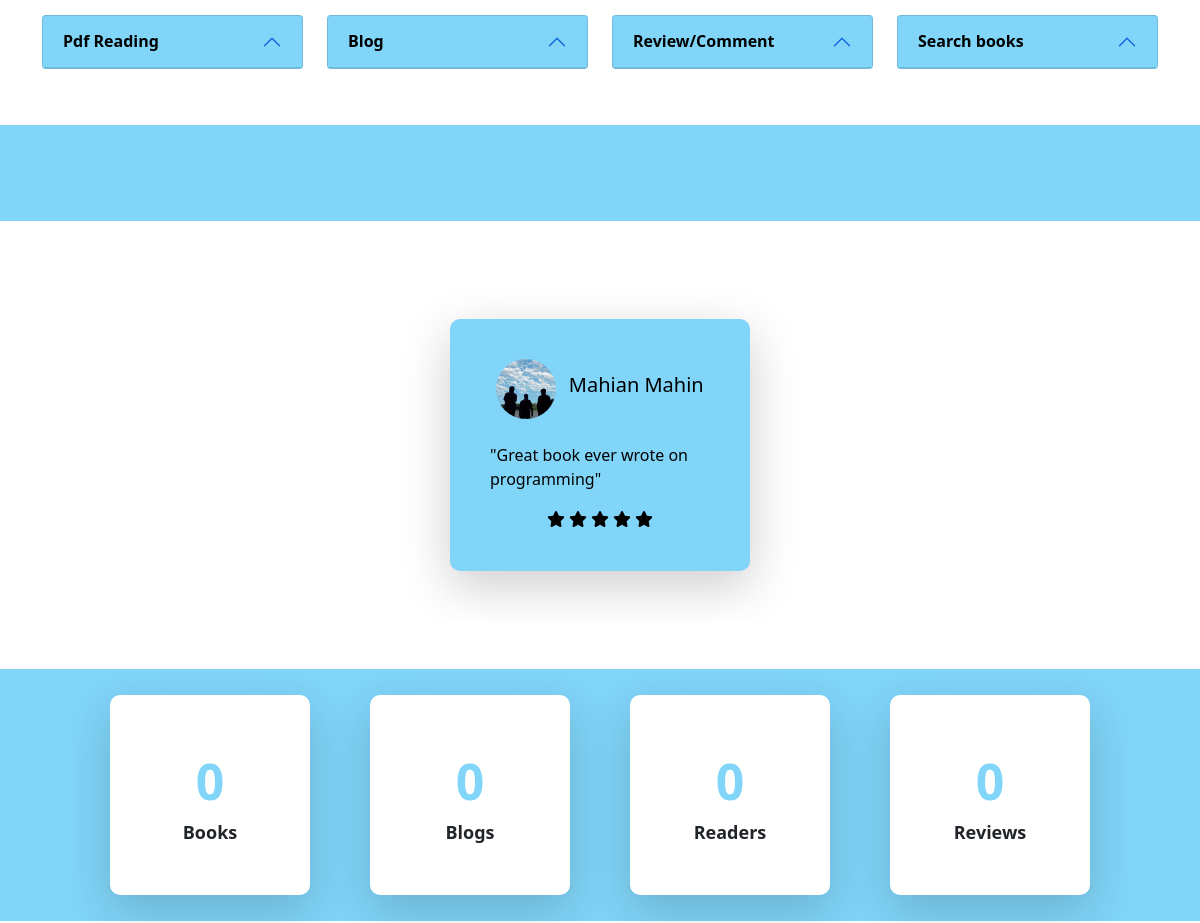
/ (middle part), run on an earlier commit of the app's database.
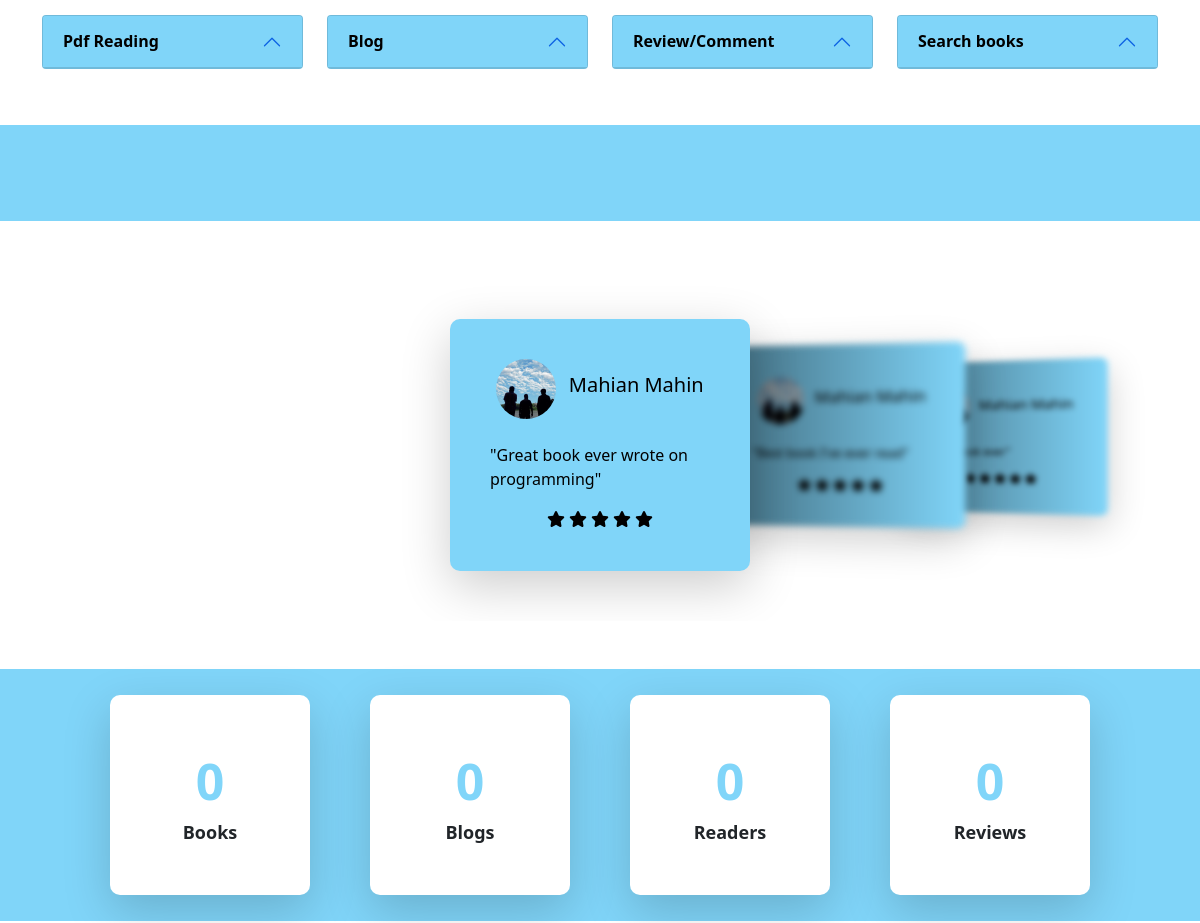
And on a later commit of the database.
### bookHub_app/models.py (models this page shows)
class BooksReview(models.Model):
    book = models.ForeignKey(Books, on_delete=models.CASCADE)
    user = models.ForeignKey(User, on_delete=models.CASCADE)
    review = models.CharField(max_length=250, null=True, blank=True)
    star = models.IntegerField(default=0, null=True)

### user_app/models.py (models this page shows)
class UserProfile(models.Model):
    user = models.OneToOneField(User, on_delete=models.CASCADE, related_name='profile')
    profile_pic = models.ImageField(upload_to='users',default='user.jpg')
    address = models.CharField(max_length=50,null=True, blank=True)
    occupation = models.CharField(max_length=50,null=True, blank=True)
    bio = models.TextField(max_length=255, null=True, blank=True)

### bookHub_app/views.py (the view)
# urls.py: path('', home, name="home"),
def home(request):
    reviews = BooksReview.objects.all()
    quotes = Quote.objects.all()
    books = Books.objects.all()
    blogs = Blogs.objects.all()
    users = UserProfile.objects.all()
    context = {
        "home": "active",
        "reviews": reviews,
        "quotes": quotes,
        "books_len": len(books),
        "blogs_len": len(blogs),
        "users_len": len(users),
        "reviews_len": len(reviews)
    }
    return render(request, 'index.html', context)

### templates/index.html (shortened to what the changed rows need)
{% extends 'main.html' %}
{% load static %}
{% block content %}
    <section id="features-section">
      <div class="container my-5">
        <div class="row">
          <div class="col-lg-3 col-md-6 col-sm-6 my-2">
            <div class="accordion-item">
              <h2 class="accordion-header" id="headingFive">
                <button class="accordion-button" type="button" data-bs-toggle="collapse" data-bs-target="#collapseFive" aria-expanded="true" aria-controls="collapseFive">Pdf Reading</button>
              </h2>
            </div>
          </div>
          <div class="col-lg-3 col-md-6 col-sm-6 my-2">
            <div class="accordion-item">
              <h2 class="accordion-header" id="headingSix">
                <button class="accordion-button" type="button" data-bs-toggle="collapse" data-bs-target="#collapseSix" aria-expanded="true" aria-controls="collapseSix">Blog</button>
              </h2>
            </div>
          </div>
          <div class="col-lg-3 col-md-6 col-sm-6 my-2">
            <div class="accordion-item">
              <h2 class="accordion-header" id="headingSeven">
                <button class="accordion-button" type="button" data-bs-toggle="collapse" data-bs-target="#collapseSeven" aria-expanded="true" aria-controls="collapseSeven">Review/Comment</button>
              </h2>
            </div>
          </div>
          <div class="col-lg-3 col-md-6 col-sm-6 my-2">
            <div class="accordion-item">
              <h2 class="accordion-header" id="headingEight">
                <button class="accordion-button" type="button" data-bs-toggle="collapse" data-bs-target="#collapseEight" aria-expanded="true" aria-controls="collapseEight">Search books</button>
              </h2>
            </div>
          </div>
        </div>
      </div>
    </section>
    <section class="my-5">
      <div class="container">
        <div class="row">
          <div class="review-section">
            <div class="swiper-container mySwiper">
              <div class="swiper-wrapper">
              {% for review in reviews %}
              {% if review.review %}
                <div class="swiper-slide">
                  <div class="review-box">
                    <div class="review-content">
                      <div class="user-details">
                        <div class="imgBx">
                          <img class="img-fluid" src={{ review.user.profile.profile_pic.url }}>
                        </div>
                        <h5>{{ review.user.first_name }} {{ review.user.last_name }}</h5>
                      </div>
                      <br>
                      <p>&quot;{{ review.review }}&quot;</p>
                      <div class="text-center">
                      {% for star in "x"|ljust:review.star %}
                        <i class="fas fa-star"></i>
                      {% endfor %}
                      </div>
                    </div>
                  </div>
                </div>
              {% endif %}
              {% endfor %}
              </div>
            </div>
          </div>
        </div>
      </div>
    </section>
{% endblock %}

What changed in the data, as far as the page shows it:
added BooksReview: user.profile.profile_pic (picture), user.first_name "Mahian", user.last_name "Mahin", review "Best book I've ever read", star 5 (drawn)
added BooksReview: user.first_name "Mahian", user.last_name "Mahin", review "Best book ever", star 5 (drawn)
